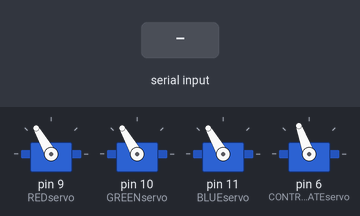
Bench run of a sketch on a simulated Arduino Uno, built with avr-gcc and run on an emulated ATmega328P. Parts: 4 × servo. The test bench sets the inputs (shaded band).

Above: at 1.2 s.
1.3 s: "R" received over Serial
At 2.3 s:
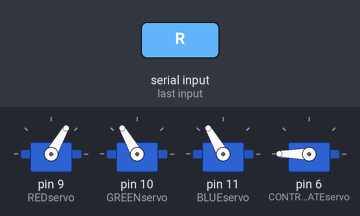
2.8 s: "G" received over Serial
At 5.35 s:
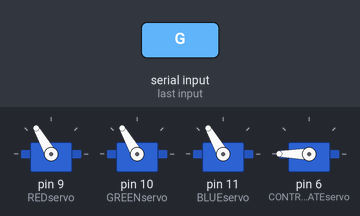
At 6.7 s:
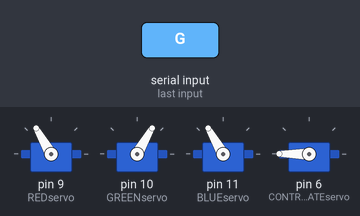
Timing chart, 0 to 11.0 s (numbered marks = the images above; inputs shaded):
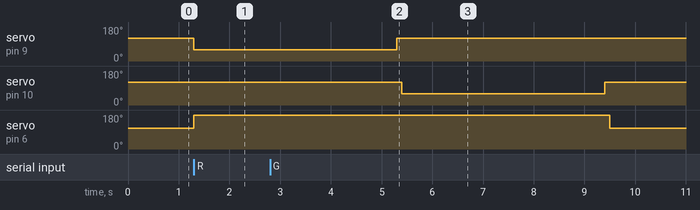

The sketch:

MainCode.ino
```cpp
#include <Servo.h>

Servo REDservo;
Servo GREENservo;
Servo BLUEservo;
Servo CONTROL_GATEservo;

void setup() {
  Serial.begin(9600);

  REDservo.attach(9);
  GREENservo.attach(10);
  BLUEservo.attach(11);
  CONTROL_GATEservo.attach(6);

  //
  CONTROL_GATEservo.write(110);
  REDservo.write(120);
  BLUEservo.write(120);
  GREENservo.write(120);

}

char rx_byte = 0;
String rx_str = "";
int result;

void loop()
{
  rx_byte = Serial.read();

  if (rx_byte == 'R')
  {
    CONTROL_GATEservo.write(110);
    CONTROL_GATEservo.write(180);
    REDservo.write(60);
    delay(4000);
    REDservo.write(120);
    delay(100);
    CONTROL_GATEservo.write(110);
  }

  else if (rx_byte == 'G')
  {
    CONTROL_GATEservo.write(110);
    CONTROL_GATEservo.write(180);
    GREENservo.write(60);
    delay(4000);
    GREENservo.write(120);
    delay(100);
    CONTROL_GATEservo.write(110);
  }

  else if (rx_byte == 'B')
  {
    CONTROL_GATEservo.write(110);
    CONTROL_GATEservo.write(180);
    BLUEservo.write(60);
    delay(4000);
    BLUEservo.write(120);
    delay(100);
    CONTROL_GATEservo.write(110);
  }

  else if (rx_byte == 'X')
  {
    CONTROL_GATEservo.write(110);
    CONTROL_GATEservo.write(180);
    delay(1000);
    CONTROL_GATEservo.write(110);
  }

  rx_str = "";
}
```

Measured:
- after the input at 1.3 s, servo on pin 9 (REDservo): 120° → 60° at once; servo on pin 6 (CONTROL_GATEservo): 110° → 180° at once
- after the input at 2.8 s, servo on pin 10 (GREENservo): 120° → 60° after 2.6 s, → 120° 4.0 s later; servo on pin 6 (CONTROL_GATEservo): 180° → 110° after 6.7 s instead of 2.6 s
